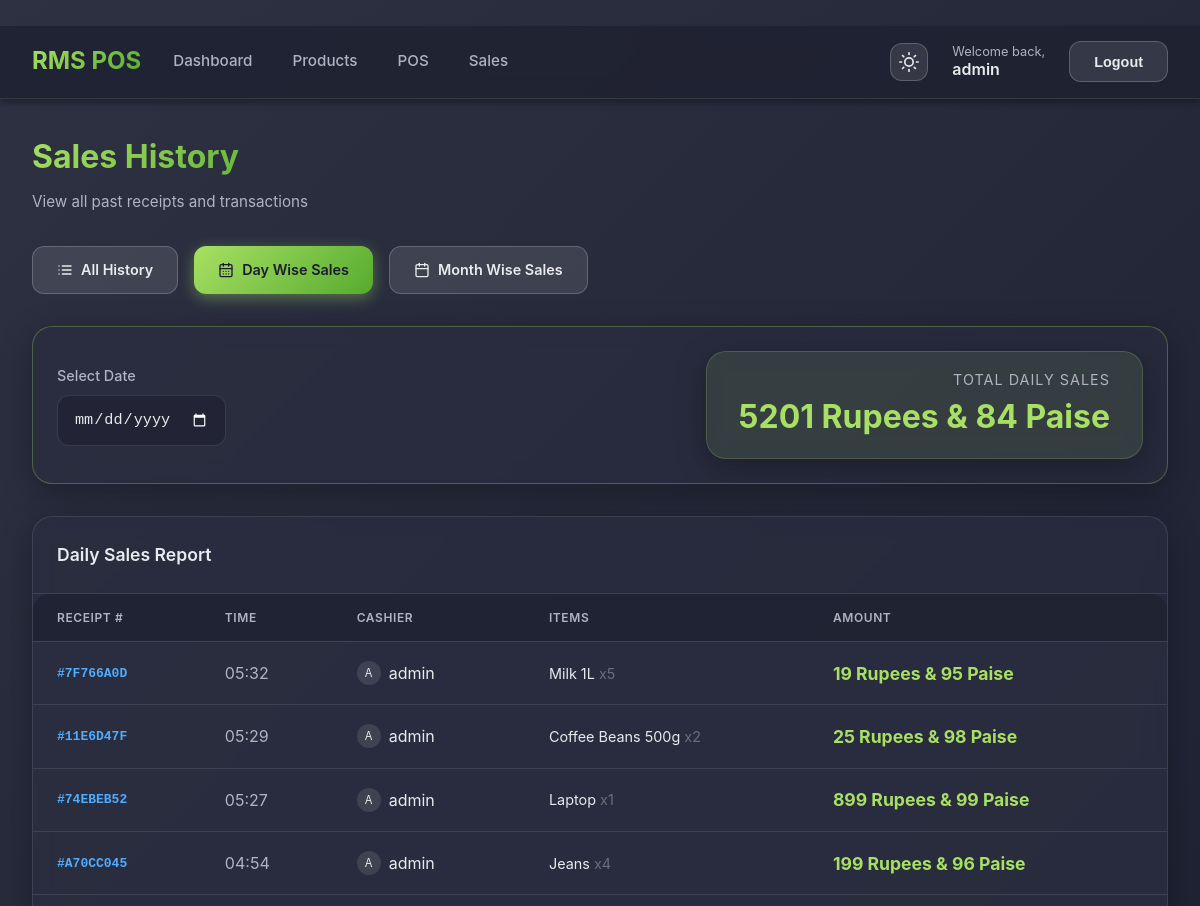
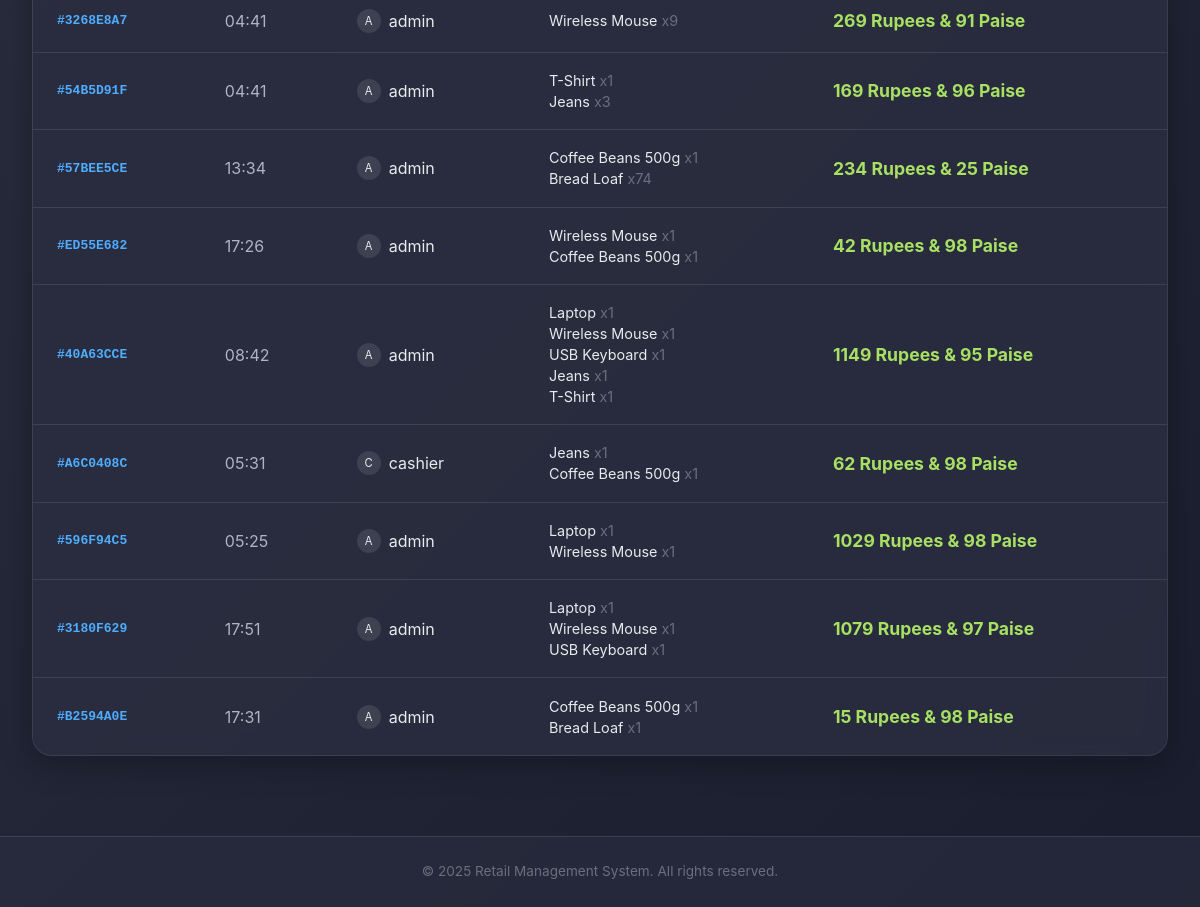
Page /pos/sales/?view=daily (signed in) on the committed database (2 pictures, top to bottom).
### rms_pos/accounts/models.py (models this page shows, shortened)
class User(AbstractUser):
    ROLE_CHOICES = (
        ('admin', 'Admin'),
        ('manager', 'Inventory Manager'),
        ('cashier', 'Cashier'),
    )
    role = models.CharField(max_length=20, choices=ROLE_CHOICES, default='cashier')

### rms_pos/pos/models.py (models this page shows, shortened)
class Sale(models.Model):
    cashier = models.ForeignKey(settings.AUTH_USER_MODEL, on_delete=models.SET_NULL, null=True, related_name='sales')
    total_amount = models.DecimalField(max_digits=10, decimal_places=2)
    tax_amount = models.DecimalField(max_digits=10, decimal_places=2, default=0)
    discount_amount = models.DecimalField(max_digits=10, decimal_places=2, default=0)
    created_at = models.DateTimeField(auto_now_add=True)
    receipt_number = models.CharField(max_length=50, unique=True, blank=True)

class SaleItem(models.Model):
    sale = models.ForeignKey(Sale, on_delete=models.CASCADE, related_name='items')
    product = models.ForeignKey(Product, on_delete=models.SET_NULL, null=True)
    quantity = models.IntegerField(default=1)
    price_at_sale = models.DecimalField(max_digits=10, decimal_places=2)
    subtotal = models.DecimalField(max_digits=10, decimal_places=2)

### rms_pos/inventory/models.py (models this page shows, shortened)
class Product(models.Model):
    name = models.CharField(max_length=200)
    category = models.ForeignKey(Category, on_delete=models.CASCADE, related_name='products')
    barcode = models.CharField(max_length=100, unique=True)
    price = models.DecimalField(max_digits=10, decimal_places=2)
    discount_percentage = models.DecimalField(max_digits=5, decimal_places=2, default=0, help_text="Discount percentage (0-100)")
    cost = models.DecimalField(max_digits=10, decimal_places=2, help_text="Cost price per unit")
    stock_quantity = models.IntegerField(default=0)
    image = models.ImageField(upload_to='products/', blank=True, null=True)
    created_at = models.DateTimeField(auto_now_add=True)
    updated_at = models.DateTimeField(auto_now=True)

### rms_pos/pos/views.py (the view)
# urls.py: path('sales/', views.sales_list, name='sales_list'),
@login_required
def sales_list(request):
    sales = Sale.objects.prefetch_related('items__product').select_related('cashier').order_by('-created_at')
    view_type = request.GET.get('view', 'all')
    date_input = request.GET.get('date')
    month_input = request.GET.get('month')
    if view_type == 'daily' and date_input:
        sales = sales.filter(created_at__date=date_input)
    elif view_type == 'monthly' and month_input:
        year, month = month_input.split('-')
        sales = sales.filter(created_at__year=year, created_at__month=month)
    total_sales = sales.aggregate(total=Sum('total_amount'))['total'] or 0
    return render(request, 'pos/sales_list.html', {
        'sales': sales,
        'view_type': view_type,
        'selected_date': date_input,
        'selected_month': month_input,
        'total_sales': total_sales
    })

### rms_pos/core/templatetags/currency_tags.py (called while the page is built)
@register.filter
def rupee_paise(value):
    try:
        val = float(value)
        rupees = int(val)
        paise = int(round((val - rupees) * 100))
        result = f"{rupees} Rupees"
        if paise > 0:
            result += f" & {paise} Paise"
        elif paise == 0 and rupees == 0:
             pass
        return result
    except (ValueError, TypeError):
        return value

### rms_pos/templates/pos/sales_list.html (shortened to what this page needs)
﻿{% extends 'base.html' %}
{% load currency_tags %}
{% block content %}
<div class="page-header">
    <div>
        <h1 class="page-title">Sales History</h1>
        <p class="page-subtitle">View all past receipts and transactions</p>
    </div>
</div>
<div class="view-filters">
    <a href="?view=all" class="btn {% if view_type == 'all' %}btn-primary{% else %}btn-secondary{% endif %}"
        style="display:inline-flex; align-items:center;">
         All History
    </a>
    <a href="?view=daily" class="btn {% if view_type == 'daily' %}btn-primary{% else %}btn-secondary{% endif %}"
        style="display:inline-flex; align-items:center;">
         Day Wise Sales
    </a>
    <a href="?view=monthly" class="btn {% if view_type == 'monthly' %}btn-primary{% else %}btn-secondary{% endif %}"
        style="display:inline-flex; align-items:center;">
         Month Wise Sales
    </a>
</div>
{% if view_type == 'daily' %}
<div class="card mb-4" style="margin-bottom: 2rem; border-color: rgba(168, 224, 99, 0.3);">
    <div class="card-body">
        <div style="display: flex; justify-content: space-between; align-items: center; flex-wrap: wrap; gap: 1rem;">
            <form method="GET" style="display: flex; align-items: center; gap: 1rem; flex: 1;">
                <div>
                    <label style="margin-bottom: 0.5rem;">Select Date</label>
                    <input type="date" name="date" value="{{ selected_date|default:'' }}" onchange="this.form.submit()"
                        class="form-control" style="max-width: 250px;">
                </div>
            </form>
            <div class="stat-card"
                style="padding: 1rem 2rem; min-width: 250px; text-align: right; background: rgba(168, 224, 99, 0.1);">
                <div
                    style="font-size: 0.9rem; color: var(--text-secondary); text-transform: uppercase; letter-spacing: 1px;">
                    Total Daily Sales</div>
                <div class="amount-display" style="font-size: 2rem;">{{ total_sales|rupee_paise }}</div>
            </div>
        </div>
    </div>
</div>
<div class="card">
    <div class="card-header">
        <h3 style="font-size: 1.1rem; font-weight: 600; color: var(--text-primary);">Daily Sales Report</h3>
    </div>
    <div class="card-body" style="padding: 0;">
        <div class="table-responsive">
            <table>
                <thead>
                    <tr>
                        <th>Receipt #</th>
                        <th>Time</th>
                        <th>Cashier</th>
                        <th>Items</th>
                        <th>Amount</th>
                    </tr>
                </thead>
                <tbody>
                    {% for sale in sales %}
                    <tr>
                        <td><span class="receipt-id">#{{ sale.receipt_number|default:sale.id }}</span></td>
                        <td style="color: #b0b3c1;">{{ sale.created_at|date:"H:i" }}</td>
                        <td>
                            <div style="display: flex; align-items: center; gap: 0.5rem;">
                                <div class="cashier-avatar">{{ sale.cashier.username|slice:":1"|upper }}</div>
                                {{ sale.cashier.username }}
                            </div>
                        </td>
                        <td>
                            <div style="display: flex; flex-direction: column; gap: 0.25rem;">
                                {% for item in sale.items.all %}
                                <div style="font-size: 0.9rem;">
                                    <span style="color: var(--text-primary);">{{ item.product.name }}</span>
                                    <span style="color: var(--text-muted);">x{{ item.quantity }}</span>
                                </div>
                                {% endfor %}
                            </div>
                        </td>
                        <td class="amount-display">{{ sale.total_amount|rupee_paise }}</td>
                    </tr>
                    {% empty %}
                    <tr>
                        <td colspan="5" style="text-align: center; padding: 3rem; color: #6b6e7d;">
                            No sales found for this date.
                        </td>
                    </tr>
                    {% endfor %}
                </tbody>
            </table>
        </div>
    </div>
</div>
{% endif %}
{% endblock %}

### rms_pos/templates/base.html (shortened to what this page needs)
{% load static %}
<!DOCTYPE html>
<html lang="en">
<head>
    <link href="{% static 'css/styles.css' %}" rel="stylesheet">
</head>
<body>
    {% if user.is_authenticated %}
    <nav>
        <div class="nav-container">
            <div style="display: flex; align-items: center; gap: 2rem;">
                <h1 class="nav-brand">RMS POS</h1>
                <div class="nav-links">
                    <a href="{% url 'inventory_dashboard' %}" class="nav-link">Dashboard</a>
                    <a href="{% url 'product_list' %}" class="nav-link">Products</a>
                    <a href="{% url 'pos_dashboard' %}" class="nav-link">POS</a>
                    <a href="{% url 'sales_list' %}" class="nav-link">Sales</a>
                </div>
            </div>
            <div class="nav-user">
                <button id="theme-toggle" type="button" class="btn btn-secondary"
                    style="padding: 0.5rem; display: flex; align-items: center; justify-content: center;"
                    aria-label="Toggle theme">
                </button>
                <div style="display: flex; flex-direction: column; line-height: 1.2;">
                    <span style="font-size: 0.8rem; color: var(--text-secondary);">Welcome back,</span>
                    <span style="font-weight: 600; color: var(--text-primary);">{{ user.username }}</span>
                </div>
                <form method="post" action="{% url 'logout' %}" style="margin: 0;">
                    <button type="submit" class="btn btn-secondary">Logout</button>
                </form>
            </div>
        </div>
    </nav>
    {% endif %}
    <main class="container" style="padding-top: 2rem; padding-bottom: 2rem; min-height: calc(100vh - 12rem);">
        {% block content %}{% endblock %}
    </main>
    <footer>
        <div class="container">
            <p class="footer-text">&copy; {% now "Y" %} Retail Management System. All rights reserved.</p>
        </div>
    </footer>
</body>
</html>

### rms_pos/templates/pos/sales_list.html (style rules this page uses)
.receipt-id { font-family: monospace; color: #4facfe; font-weight: 600; }
.amount-display { font-weight: 700; color: #a8e063; font-size: 1.1rem; }
.cashier-avatar { width: 24px; height: 24px; background: rgba(255, 255, 255, 0.1); border-radius: 50%; display: flex; align-items: center; justify-content: center; font-size: 0.7rem; }
.view-filters { display: flex; gap: 1rem; margin-bottom: 2rem; }
input[type="date"], input[type="month"] { color-scheme: dark; }

### rows in the picture
User: username "admin"
Sale: receipt_number "7F766A0D", created_at "05:32", cashier.username "A", cashier.username "admin", total_amount "19 Rupees & 95 Paise"
SaleItem: product.name "Milk 1L", quantity "5"
Sale: receipt_number "11E6D47F", created_at "05:29", cashier.username "A", cashier.username "admin", total_amount "25 Rupees & 98 Paise"
SaleItem: product.name "Coffee Beans 500g", quantity "2"
Sale: receipt_number "74EBEB52", created_at "05:27", cashier.username "A", cashier.username "admin", total_amount "899 Rupees & 99 Paise"
SaleItem: product.name "Laptop", quantity "1"
Sale: receipt_number "A70CC045", created_at "04:54", cashier.username "A", cashier.username "admin", total_amount "199 Rupees & 96 Paise"
SaleItem: product.name "Jeans", quantity "4"
Sale: receipt_number "3268E8A7", created_at "04:41", cashier.username "A", cashier.username "admin", total_amount "269 Rupees & 91 Paise"
SaleItem: product.name "Wireless Mouse", quantity "9"
Sale: receipt_number "54B5D91F", created_at "04:41", cashier.username "A", cashier.username "admin", total_amount "169 Rupees & 96 Paise"
SaleItem: product.name "T-Shirt", quantity "1"
SaleItem: product.name "Jeans", quantity "3"
Sale: receipt_number "57BEE5CE", created_at "13:34", cashier.username "A", cashier.username "admin", total_amount "234 Rupees & 25 Paise"
SaleItem: product.name "Coffee Beans 500g", quantity "1"
SaleItem: product.name "Bread Loaf", quantity "74"
Sale: receipt_number "ED55E682", created_at "17:26", cashier.username "A", cashier.username "admin", total_amount "42 Rupees & 98 Paise"
SaleItem: product.name "Wireless Mouse", quantity "1"
SaleItem: product.name "Coffee Beans 500g", quantity "1"
Sale: receipt_number "40A63CCE", created_at "08:42", cashier.username "A", cashier.username "admin", total_amount "1149 Rupees & 95 Paise"
SaleItem: product.name "Laptop", quantity "1"
SaleItem: product.name "Wireless Mouse", quantity "1"
SaleItem: product.name "USB Keyboard", quantity "1"
SaleItem: product.name "Jeans", quantity "1"
SaleItem: product.name "T-Shirt", quantity "1"
Sale: receipt_number "A6C0408C", created_at "05:31", cashier.username "C", cashier.username "cashier", total_amount "62 Rupees & 98 Paise"
SaleItem: product.name "Jeans", quantity "1"
SaleItem: product.name "Coffee Beans 500g", quantity "1"
Sale: receipt_number "596F94C5", created_at "05:25", cashier.username "A", cashier.username "admin", total_amount "1029 Rupees & 98 Paise"
SaleItem: product.name "Laptop", quantity "1"
SaleItem: product.name "Wireless Mouse", quantity "1"
Sale: receipt_number "3180F629", created_at "17:51", cashier.username "A", cashier.username "admin", total_amount "1079 Rupees & 97 Paise"
SaleItem: product.name "Laptop", quantity "1"
SaleItem: product.name "Wireless Mouse", quantity "1"
SaleItem: product.name "USB Keyboard", quantity "1"
Sale: receipt_number "B2594A0E", created_at "17:31", cashier.username "A", cashier.username "admin", total_amount "15 Rupees & 98 Paise"
SaleItem: product.name "Coffee Beans 500g", quantity "1"
SaleItem: product.name "Bread Loaf", quantity "1"

### other values in the picture
{{ total_sales|rupee_paise }} "5201 Rupees & 84 Paise"
